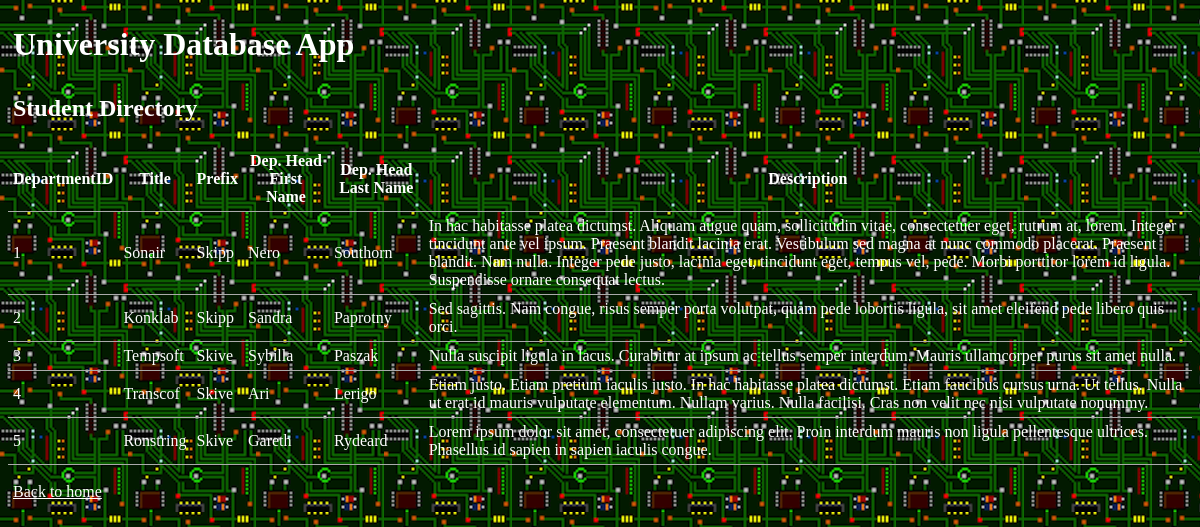
The page /displayDepartments.php on the database its author committed.
### tables this page shows
CREATE TABLE IF NOT EXISTS `Departments` (
  `DepartmentID` INT NOT NULL AUTO_INCREMENT,
  `Title` VARCHAR(45) NOT NULL,
  `Prefix` INT NULL,
  `DepartmentHead` INT NULL,
  `Description` VARCHAR(500) NULL,
  PRIMARY KEY (`DepartmentID`),
  INDEX `DeptHead_idx` (`DepartmentHead` ASC),
  INDEX `DeptPrefix_idx` (`Prefix` ASC),
  CONSTRAINT `DeptHead`
    FOREIGN KEY (`DepartmentHead`)
    REFERENCES `Professors` (`ProfessorID`)
    ON DELETE NO ACTION
    ON UPDATE NO ACTION,
  CONSTRAINT `DeptPrefix`
    FOREIGN KEY (`Prefix`)
    REFERENCES `Prefixes` (`PrefixID`)
    ON DELETE NO ACTION
    ON UPDATE NO ACTION);

CREATE TABLE IF NOT EXISTS `Prefixes` (
  `PrefixID` INT NOT NULL AUTO_INCREMENT,
  `Prefix` VARCHAR(5) NOT NULL,
  PRIMARY KEY (`PrefixID`));

CREATE TABLE IF NOT EXISTS `Professors` (
  `ProfessorID` INT NOT NULL AUTO_INCREMENT,
  `FName` VARCHAR(20) NOT NULL,
  `LName` VARCHAR(20) NOT NULL,
  `Department` INT NOT NULL,
  `Phone` VARCHAR(11) NULL,
  `email` VARCHAR(60) NULL,
  PRIMARY KEY (`ProfessorID`));

### displayDepartments.php (the view, shortened to what this page needs)
<?php require "boilerplates/header.php"; ?>
<h2>Student Directory</h2>
<?php
    require "config.php";
    $conn = new mysqli($host, $username, $password, $dbname, $port)
        or die ('Could not connect to the database server' . mysqli_connect_error());
    $results = $conn->query("SELECT d.DepartmentID, d.Title, i.Prefix, p.FName AS 'Dep. Head First Name',
    p.LName AS 'Dep. Head Last Name', d.Description FROM Departments d
    JOIN Prefixes i ON i.PrefixID = d.Prefix
    JOIN Professors p ON p.ProfessorID = d.DepartmentHead");
?>
<table>
    <tr>
    <?php
        while($field=$results->fetch_field()) {
            echo "<th>";
            echo "$field->name";
            echo "</th>";
        }
        echo "</tr>";
        if ($results) {
            while($row=$results->fetch_row()) {
                echo "<tr>";
                for($i=0; $i < $results->field_count;$i++) {
                    echo "<td> $row[$i] </td>";
                }
                echo "</tr>\n";
            }
        }
    ?>
</table>
<br>
<?php require "boilerplates/footer.php"; ?>

### boilerplates/header.php (shortened to what this page needs)
<!DOCTYPE html>
<html lang="en">
  <head>
    <link rel="stylesheet" href="css/style.css" />
  </head>
  <body>
    <h1>University Database App</h1>

### boilerplates/footer.php
<a href="index.html">Back to home</a>
</body>
</html>

### css/style.css (style rules this page uses)
table { border-collapse: collapse; border-spacing: 0; border: 1; }
td, th { padding: 5px; border-bottom: 1px solid #aaa; }
body { background-image: url("../img/background.png"); background-repeat: repeat-y repeat-x; }
a, h1, h2, h3, form, label, li, tr, th { color: white; padding: 5px; }

### rows shown on the page
departments: DepartmentID "1", Title "Sonair", Prefix.Prefix "Skipp", DepartmentHead.FName "Nero", DepartmentHead.LName "Southorn", Description "In hac habitasse platea dictumst. Aliquam augue quam, sollicitudin vitae, consectetuer eget, rutrum at, lorem. Integer tincidunt ante vel ipsum. Praesent blandit lacinia erat. Vestibulum sed magna at nunc commodo placerat. Praesent blandit. Nam nulla. Integer pede justo, lacinia eget, tincidunt eget, tempus vel, pede. Morbi porttitor lorem id ligula. Suspendisse ornare consequat lectus."
departments: DepartmentID "2", Title "Konklab", Prefix.Prefix "Skipp", DepartmentHead.FName "Sandra", DepartmentHead.LName "Paprotny", Description "Sed sagittis. Nam congue, risus semper porta volutpat, quam pede lobortis ligula, sit amet eleifend pede libero quis orci."
departments: DepartmentID "3", Title "Tempsoft", Prefix.Prefix "Skive", DepartmentHead.FName "Sybilla", DepartmentHead.LName "Paszak", Description "Nulla suscipit ligula in lacus. Curabitur at ipsum ac tellus semper interdum. Mauris ullamcorper purus sit amet nulla."
departments: DepartmentID "4", Title "Transcof", Prefix.Prefix "Skive", DepartmentHead.FName "Ari", DepartmentHead.LName "Lerigo", Description "Etiam justo. Etiam pretium iaculis justo. In hac habitasse platea dictumst. Etiam faucibus cursus urna. Ut tellus. Nulla ut erat id mauris vulputate elementum. Nullam varius. Nulla facilisi. Cras non velit nec nisi vulputate nonummy."
departments: DepartmentID "5", Title "Ronstring", Prefix.Prefix "Skive", DepartmentHead.FName "Gareth", DepartmentHead.LName "Rydeard", Description "Lorem ipsum dolor sit amet, consectetuer adipiscing elit. Proin interdum mauris non ligula pellentesque ultrices. Phasellus id sapien in sapien iaculis congue."

### other values the page prints
$field->name "DepartmentID"
$field->name "Title"
$field->name "Prefix"
$field->name "Dep. Head First Name"
$field->name "Dep. Head Last Name"
$field->name "Description"
